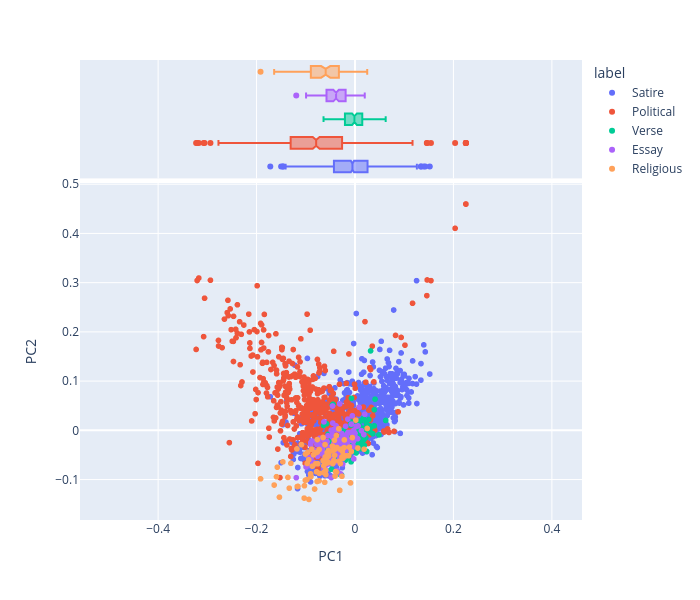

Write notebook code for a chart like this one.
### Code cell
vis_pcs(DCM_px, 1, 2)

### Figure 1 — Plotly figure (JSON) as saved in the notebook; plotly's stock layout.template omitted (floating-point values rounded to 4 significant figures; data arrays with more than 128 entries replaced by an {"elided": "..."} marker saying what was removed)
{"data": [{"hovertemplate": "<b>%{hovertext}</b><br><br>label=Satire<br>PC1=%{x}<br>PC2=%{y}<extra></extra>", "hovertext": {"elided": "1070 str values"}, "legendgroup": "Satire", "marker": {"color": "#636efa", "symbol": "circle"}, "mode": "markers", "name": "Satire", "showlegend": true, "type": "scattergl", "x": {"elided": "1070 float values"}, "xaxis": "x", "y": {"elided": "1070 float values"}, "yaxis": "y"}, {"alignmentgroup": "True", "hovertemplate": "<b>%{hovertext}</b><br><br>label=Satire<br>PC1=%{x}<extra></extra>", "hovertext": {"elided": "1070 str values"}, "legendgroup": "Satire", "marker": {"color": "#636efa", "symbol": "circle"}, "name": "Satire", "notched": true, "offsetgroup": "Satire", "showlegend": false, "type": "box", "x": {"elided": "1070 float values"}, "xaxis": "x2", "yaxis": "y2"}, {"hovertemplate": "<b>%{hovertext}</b><br><br>label=Political<br>PC1=%{x}<br>PC2=%{y}<extra></extra>", "hovertext": {"elided": "557 str values"}, "legendgroup": "Political", "marker": {"color": "#EF553B", "symbol": "circle"}, "mode": "markers", "name": "Political", "showlegend": true, "type": "scattergl", "x": {"elided": "557 float values"}, "xaxis": "x", "y": {"elided": "557 float values"}, "yaxis": "y"}, {"alignmentgroup": "True", "hovertemplate": "<b>%{hovertext}</b><br><br>label=Political<br>PC1=%{x}<extra></extra>", "hovertext": {"elided": "557 str values"}, "legendgroup": "Political", "marker": {"color": "#EF553B", "symbol": "circle"}, "name": "Political", "notched": true, "offsetgroup": "Political", "showlegend": false, "type": "box", "x": {"elided": "557 float values"}, "xaxis": "x2", "yaxis": "y2"}, {"hovertemplate": "<b>%{hovertext}</b><br><br>label=Verse<br>PC1=%{x}<br>PC2=%{y}<extra></extra>", "hovertext": ["Baucis and Philemon", "Baucis and Philemon", "Baucis and Philemon", "Baucis and Philemon", "Baucis and Philemon", "Baucis and Philemon", "Baucis and Philemon", "Baucis and Philemon", "Baucis and Philemon", "Baucis and Philemon", "Baucis and Philemon", "Baucis and Philemon", "Baucis and Philemon", "Baucis and Philemon", "Baucis and Philemon", "Baucis and Philemon", "Baucis and Philemon", "Baucis and Philemon", "Cadenus and Vanessa", "Cadenus and Vanessa", "Cadenus and Vanessa", "Cadenus and Vanessa", "Cadenus and Vanessa", "Cadenus and Vanessa", "Cadenus and Vanessa", "Cadenus and Vanessa", "Cadenus and Vanessa", "Cadenus and Vanessa", "Cadenus and Vanessa", "Cadenus and Vanessa", "Cadenus and Vanessa", "Cadenus and Vanessa", "Cadenus and Vanessa", "Cadenus and Vanessa", "Cadenus and Vanessa", "Cadenus and Vanessa", "Cadenus and Vanessa", "Cadenus and Vanessa", "Cadenus and Vanessa", "Cadenus and Vanessa", "Cadenus and Vanessa", "Cadenus and Vanessa", "Cadenus and Vanessa", "Cadenus and Vanessa", "Cadenus and Vanessa", "Cadenus and Vanessa", "Cadenus and Vanessa", "Cadenus and Vanessa", "Cadenus and Vanessa", "Cadenus and Vanessa", "Cadenus and Vanessa", "Cadenus and Vanessa", "Cadenus and Vanessa", "Cadenus and Vanessa", "Cadenus and Vanessa", "Cadenus and Vanessa", "Cadenus and Vanessa", "Cadenus and Vanessa", "Cadenus and Vanessa", "Cadenus and Vanessa", "Cadenus and Vanessa", "Cadenus and Vanessa", "Cadenus and Vanessa", "Cadenus and Vanessa", "Cadenus and Vanessa", "Cadenus and Vanessa", "The Logicians Refuted", "The Puppet Show", "The Puppet Show", "The Puppet Show", "The Puppet Show", "The Puppet Show", "The Puppet Show", "The Puppet Show", "The Puppet Show", "The Puppet Show", "The Puppet Show", "The Puppet Show", "The Puppet Show", "The Puppet Show", "The Puppet Show", "The Puppet Show", "The Puppet Show", "The Puppet Show", "The Puppet Show", "Stella's Birthday, 1718", "Stella's Birthday, 1718", "Stella's Birthday, 1720", "Stella's Birthday, 1720", "Stella's Birthday, 1720", "Stella's Birthday, 1720", "Stella's Birthday, 1722", "Stella's Birthday, 1722", "Stella's Birthday, 1722", "Stella's Birthday, 1722", "Stella's Birthday, 1722", "Stella's Birthday, 1722", "Stella's Birthday, 1722", "Stella's Birthday, 1722", "Stella's Birthday, 1722", "Stella's Birthday, 1722", "Stella's Birthday, 1724", "Stella's Birthday, 1724", "Stella's Birthday, 1724", "Stella's Birthday, 1724", "Stella's Birthday, March 13, 1726", "Stella's Birthday, March 13, 1726", "Stella's Birthday, March 13, 1726", "Stella's Birthday, March 13, 1726", "Stella's Birthday, March 13, 1726", "Stella's Birthday, March 13, 1726", "Stella's Birthday, March 13, 1726", "To Stella, Visiting me in my sickness", "To Stella, Visiting me in my sickness", "To Stella, Visiting me in my sickness", "To Stella, Visiting me in my sickness", "To Stella, Visiting me in my sickness", "To Stella, Visiting me in my sickness", "To Stella, Visiting me in my sickness", "To Stella, Visiting me in my sickness", "To Stella, Visiting me in my sickness", "To Stella, Visiting me in my sickness", "To Stella, Visiting me in my sickness", "To Stella, Visiting me in my sickness", "To Stella, Visiting me in my sickness", "To Stella, Visiting me in my sickness"], "legendgroup": "Verse", "marker": {"color": "#00cc96", "symbol": "circle"}, "mode": "markers", "name": "Verse", "showlegend": true, "type": "scattergl", "x": [0.002107, -0.0003679, 0.01219, 0.02351, 0.03262, 0.01816, 0.01516, 0.02996, 0.01543, 0.02431, 0.03165, -0.007919, 0.004182, 0.01773, 0.01967, -0.03571, 0.01479, 0.03615, 0.04074, 0.009666, -0.01724, -0.009984, -0.02043, -0.009358, -0.002782, -0.008884, 0.02803, -0.01301, 0.01049, -0.04755, 0.01822, -0.002002, -1.217e-06, -0.0007607, -0.01439, 0.02194, -0.05822, -0.02966, 0.006878, 0.03922, -0.04451, 0.06234, 0.0231, 0.01911, -0.01257, -0.007987, 0.007887, 0.02387, -0.04125, 0.01795, 0.003519, 0.01189, 0.003658, -0.01105, -0.03407, -0.01327, -0.02734, 0.0185, -0.03128, 0.002152, -0.02622, -0.03751, 0.008504, -0.03091, -0.01209, 0.03931, -0.04295, -0.02504, -0.04592, 0.004252, 0.01273, -0.01325, -0.005318, -0.001326, -0.01281, -0.06394, -0.05459, 0.01186, 0.004978, -0.01947, 0.0006171, -0.04606, -0.01052, -0.05782, -0.01456, 0.01132, 0.0002378, -0.03202, -0.01698, 0.01709, -0.01659, 0.01758, 0.03103, 0.007046, -0.001997, 0.01695, 0.0002281, 0.009829, -0.005679, -0.04447, 0.006472, 0.007114, -0.03976, 0.01607, -0.01963, -0.02783, -0.004195, -0.02672, -0.0074, -0.0401, -0.02756, -0.04457, 0.01211, 0.01883, -0.02416, -0.008902, -0.0229, -0.04821, -0.009814, -0.04635, 0.022, 0.002431, 0.0101, 0.04865, 0.002556, -0.007129], "xaxis": "x", "y": [-0.01668, -0.003709, 0.01952, 0.006454, 0.006637, -0.0004749, -0.002666, 0.009326, 0.003166, 0.01002, 0.1618, -0.03559, -0.003383, -0.003725, 0.0006874, -0.02142, -0.0166, -0.006777, 0.06355, 0.0005253, -0.01786, -0.02588, -0.04996, 0.01059, -0.02128, 0.0179, 0.02225, -0.03617, -0.01615, -0.07905, -0.01704, -0.0157, -0.01581, -0.01611, -0.04671, -0.0005934, -0.03939, -0.08981, -0.02164, 0.009451, -0.05343, 0.02037, 0.01548, 0.004746, -0.04803, -0.06389, -0.02179, -0.04274, -0.04296, -0.01908, 0.006065, -0.03699, -0.0212, -0.05478, -0.03736, -0.05147, -0.09051, -0.009431, -0.04211, -0.04583, -0.05098, -0.05247, -0.02203, -0.01713, -0.01907, 0.04208, -0.04716, -0.05232, 0.05175, -0.02819, -0.01877, -0.05521, -0.02552, -0.005275, -0.0325, 0.01023, -0.007672, -0.01024, -0.01012, -0.05538, -0.03653, -0.03378, -0.0244, 0.01367, -0.04384, -0.01512, -0.02608, 0.001899, -0.02339, -0.009715, -0.03713, -0.002543, -0.003263, 0.01582, -0.01287, 0.02469, 0.004211, 0.007887, -0.02052, 0.05329, 0.007267, -0.006144, -0.06255, -0.02876, -0.06066, -0.01304, -0.01892, -0.04508, -0.01511, -0.03023, -0.04887, -0.02226, 0.0008061, -0.03032, -0.04557, -0.02551, 0.0004366, -0.01573, -0.0415, -0.02476, -0.01479, -0.03676, -0.03259, -0.009132, 0.01793, 0.06536], "yaxis": "y"}, {"alignmentgroup": "True", "hovertemplate": "<b>%{hovertext}</b><br><br>label=Verse<br>PC1=%{x}<extra></extra>", "hovertext": ["Baucis and Philemon", "Baucis and Philemon", "Baucis and Philemon", "Baucis and Philemon", "Baucis and Philemon", "Baucis and Philemon", "Baucis and Philemon", "Baucis and Philemon", "Baucis and Philemon", "Baucis and Philemon", "Baucis and Philemon", "Baucis and Philemon", "Baucis and Philemon", "Baucis and Philemon", "Baucis and Philemon", "Baucis and Philemon", "Baucis and Philemon", "Baucis and Philemon", "Cadenus and Vanessa", "Cadenus and Vanessa", "Cadenus and Vanessa", "Cadenus and Vanessa", "Cadenus and Vanessa", "Cadenus and Vanessa", "Cadenus and Vanessa", "Cadenus and Vanessa", "Cadenus and Vanessa", "Cadenus and Vanessa", "Cadenus and Vanessa", "Cadenus and Vanessa", "Cadenus and Vanessa", "Cadenus and Vanessa", "Cadenus and Vanessa", "Cadenus and Vanessa", "Cadenus and Vanessa", "Cadenus and Vanessa", "Cadenus and Vanessa", "Cadenus and Vanessa", "Cadenus and Vanessa", "Cadenus and Vanessa", "Cadenus and Vanessa", "Cadenus and Vanessa", "Cadenus and Vanessa", "Cadenus and Vanessa", "Cadenus and Vanessa", "Cadenus and Vanessa", "Cadenus and Vanessa", "Cadenus and Vanessa", "Cadenus and Vanessa", "Cadenus and Vanessa", "Cadenus and Vanessa", "Cadenus and Vanessa", "Cadenus and Vanessa", "Cadenus and Vanessa", "Cadenus and Vanessa", "Cadenus and Vanessa", "Cadenus and Vanessa", "Cadenus and Vanessa", "Cadenus and Vanessa", "Cadenus and Vanessa", "Cadenus and Vanessa", "Cadenus and Vanessa", "Cadenus and Vanessa", "Cadenus and Vanessa", "Cadenus and Vanessa", "Cadenus and Vanessa", "The Logicians Refuted", "The Puppet Show", "The Puppet Show", "The Puppet Show", "The Puppet Show", "The Puppet Show", "The Puppet Show", "The Puppet Show", "The Puppet Show", "The Puppet Show", "The Puppet Show", "The Puppet Show", "The Puppet Show", "The Puppet Show", "The Puppet Show", "The Puppet Show", "The Puppet Show", "The Puppet Show", "The Puppet Show", "Stella's Birthday, 1718", "Stella's Birthday, 1718", "Stella's Birthday, 1720", "Stella's Birthday, 1720", "Stella's Birthday, 1720", "Stella's Birthday, 1720", "Stella's Birthday, 1722", "Stella's Birthday, 1722", "Stella's Birthday, 1722", "Stella's Birthday, 1722", "Stella's Birthday, 1722", "Stella's Birthday, 1722", "Stella's Birthday, 1722", "Stella's Birthday, 1722", "Stella's Birthday, 1722", "Stella's Birthday, 1722", "Stella's Birthday, 1724", "Stella's Birthday, 1724", "Stella's Birthday, 1724", "Stella's Birthday, 1724", "Stella's Birthday, March 13, 1726", "Stella's Birthday, March 13, 1726", "Stella's Birthday, March 13, 1726", "Stella's Birthday, March 13, 1726", "Stella's Birthday, March 13, 1726", "Stella's Birthday, March 13, 1726", "Stella's Birthday, March 13, 1726", "To Stella, Visiting me in my sickness", "To Stella, Visiting me in my sickness", "To Stella, Visiting me in my sickness", "To Stella, Visiting me in my sickness", "To Stella, Visiting me in my sickness", "To Stella, Visiting me in my sickness", "To Stella, Visiting me in my sickness", "To Stella, Visiting me in my sickness", "To Stella, Visiting me in my sickness", "To Stella, Visiting me in my sickness", "To Stella, Visiting me in my sickness", "To Stella, Visiting me in my sickness", "To Stella, Visiting me in my sickness", "To Stella, Visiting me in my sickness"], "legendgroup": "Verse", "marker": {"color": "#00cc96", "symbol": "circle"}, "name": "Verse", "notched": true, "offsetgroup": "Verse", "showlegend": false, "type": "box", "x": [0.002107, -0.0003679, 0.01219, 0.02351, 0.03262, 0.01816, 0.01516, 0.02996, 0.01543, 0.02431, 0.03165, -0.007919, 0.004182, 0.01773, 0.01967, -0.03571, 0.01479, 0.03615, 0.04074, 0.009666, -0.01724, -0.009984, -0.02043, -0.009358, -0.002782, -0.008884, 0.02803, -0.01301, 0.01049, -0.04755, 0.01822, -0.002002, -1.217e-06, -0.0007607, -0.01439, 0.02194, -0.05822, -0.02966, 0.006878, 0.03922, -0.04451, 0.06234, 0.0231, 0.01911, -0.01257, -0.007987, 0.007887, 0.02387, -0.04125, 0.01795, 0.003519, 0.01189, 0.003658, -0.01105, -0.03407, -0.01327, -0.02734, 0.0185, -0.03128, 0.002152, -0.02622, -0.03751, 0.008504, -0.03091, -0.01209, 0.03931, -0.04295, -0.02504, -0.04592, 0.004252, 0.01273, -0.01325, -0.005318, -0.001326, -0.01281, -0.06394, -0.05459, 0.01186, 0.004978, -0.01947, 0.0006171, -0.04606, -0.01052, -0.05782, -0.01456, 0.01132, 0.0002378, -0.03202, -0.01698, 0.01709, -0.01659, 0.01758, 0.03103, 0.007046, -0.001997, 0.01695, 0.0002281, 0.009829, -0.005679, -0.04447, 0.006472, 0.007114, -0.03976, 0.01607, -0.01963, -0.02783, -0.004195, -0.02672, -0.0074, -0.0401, -0.02756, -0.04457, 0.01211, 0.01883, -0.02416, -0.008902, -0.0229, -0.04821, -0.009814, -0.04635, 0.022, 0.002431, 0.0101, 0.04865, 0.002556, -0.007129], "xaxis": "x2", "yaxis": "y2"}, {"hovertemplate": "<b>%{hovertext}</b><br><br>label=Essay<br>PC1=%{x}<br>PC2=%{y}<extra></extra>", "hovertext": ["Hints Towards an Essay on Conversation", "Hints Towards an Essay on Conversation", "Hints Towards an Essay on Conversation", "Hints Towards an Essay on Conversation", "Hints Towards an Essay on Conversation", "Hints Towards an Essay on Conversation", "Hints Towards an Essay on Conversation", "Hints Towards an Essay on Conversation", "Hints Towards an Essay on Conversation", "Hints Towards an Essay on Conversation", "Hints Towards an Essay on Conversation", "Hints Towards an Essay on Conversation", "Hints Towards an Essay on Conversation", "Hints Towards an Essay on Conversation", "Hints Towards an Essay on Conversation", "Hints Towards an Essay on Conversation", "Hints Towards an Essay on Conversation", "Hints Towards an Essay on Conversation", "Hints Towards an Essay on Conversation", "Hints Towards an Essay on Conversation", "Hints Towards an Essay on Conversation", "Hints Towards an Essay on Conversation", "Hints Towards an Essay on Conversation", "Thoughts on Various Subjects", "Thoughts on Various Subjects", "Thoughts on Various Subjects", "Thoughts on Various Subjects", "Thoughts on Various Subjects", "Thoughts on Various Subjects", "Thoughts on Various Subjects", "Thoughts on Various Subjects", "Thoughts on Various Subjects", "Thoughts on Various Subjects", "Thoughts on Various Subjects", "Thoughts on Various Subjects", "Thoughts on Various Subjects", "Thoughts on Various Subjects", "Thoughts on Various Subjects", "Thoughts on Various Subjects", "Thoughts on Various Subjects", "Thoughts on Various Subjects", "Thoughts on Various Subjects", "Thoughts on Various Subjects", "Thoughts on Various Subjects", "Thoughts on Various Subjects", "Thoughts on Various Subjects", "Thoughts on Various Subjects", "Thoughts on Various Subjects", "Thoughts on Various Subjects", "Thoughts on Various Subjects", "Thoughts on Various Subjects", "Thoughts on Various Subjects", "Thoughts on Various Subjects", "Thoughts on Various Subjects", "Thoughts on Various Subjects", "Thoughts on Various Subjects", "Thoughts on Various Subjects", "Thoughts on Various Subjects", "Thoughts on Various Subjects", "Thoughts on Various Subjects", "Thoughts on Various Subjects", "Thoughts on Various Subjects", "Thoughts on Various Subjects", "Thoughts on Various Subjects", "Thoughts on Various Subjects", "Thoughts on Various Subjects", "Thoughts on Various Subjects", "Thoughts on Various Subjects", "Thoughts on Various Subjects", "Thoughts on Various Subjects", "Thoughts on Various Subjects", "Thoughts on Various Subjects", "Thoughts on Various Subjects", "Thoughts on Various Subjects", "Thoughts on Various Subjects", "Thoughts on Various Subjects", "Thoughts on Various Subjects", "Thoughts on Various Subjects", "Thoughts on Various Subjects", "Thoughts on Various Subjects", "Thoughts on Various Subjects", "Thoughts on Various Subjects", "Thoughts on Various Subjects", "Thoughts on Various Subjects", "Thoughts on Various Subjects", "Thoughts on Various Subjects", "Thoughts on Various Subjects", "Thoughts on Various Subjects", "Thoughts on Various Subjects", "Thoughts on Various Subjects", "Thoughts on Various Subjects", "Thoughts on Various Subjects", "Thoughts on Various Subjects", "Thoughts on Various Subjects", "Thoughts on Various Subjects", "Thoughts on Various Subjects", "Thoughts on Various Subjects", "Thoughts on Various Subjects", "Thoughts on Various Subjects", "Thoughts on Various Subjects", "Thoughts on Various Subjects", "Thoughts on Various Subjects", "Thoughts on Various Subjects", "Thoughts on Various Subjects", "Thoughts on Various Subjects", "Thoughts on Various Subjects", "Thoughts on Various Subjects", "Thoughts on Various Subjects", "Thoughts on Various Subjects", "Thoughts on Various Subjects", "Thoughts on Various Subjects", "Thoughts on Various Subjects", "Thoughts on Various Subjects", "Thoughts on Various Subjects", "Thoughts on Various Subjects", "Thoughts on Various Subjects", "Thoughts on Various Subjects", "Thoughts on Various Subjects"], "legendgroup": "Essay", "marker": {"color": "#ab63fa", "symbol": "circle"}, "mode": "markers", "name": "Essay", "showlegend": true, "type": "scattergl", "x": [-0.04045, -0.1193, -0.06981, -0.03134, -0.05681, -0.09395, -0.07306, 0.01803, -0.0003192, -0.05831, -0.04475, -0.08982, -0.04909, -0.05496, -0.05374, -0.04422, -0.0774, -0.07593, -0.0994, -0.05823, -0.05553, -0.08453, -0.04844, -0.08973, -0.02906, -0.03339, -0.03813, -0.03844, -0.01573, -0.03847, -0.02641, -0.009313, -0.002009, -0.01456, -0.03282, -0.02145, -0.04602, -0.06313, -0.05029, 4.044e-05, -0.03519, -0.0451, -0.06348, -0.002616, -0.02222, -0.06343, -0.01608, -0.0272, -0.0028, -0.04816, -0.08706, -0.01681, -0.07393, -0.005381, -0.02242, -0.0499, -0.01902, -0.01986, 0.01311, -0.04261, -0.0247, 0.005267, -0.03007, -0.03616, -0.02239, -0.07323, -0.05324, -0.06713, -0.06574, -0.05529, -0.01427, -0.06296, -0.002412, -0.07158, -0.005388, -0.08882, 0.002554, -0.04295, -0.04599, -0.05066, -0.06307, -0.08513, -0.0291, -0.09213, -0.05629, -0.02436, -0.02437, -0.01921, -0.03099, -0.03503, -0.03198, -0.0457, -0.03582, -0.0624, -0.05789, -0.06875, 0.00622, -0.03141, -0.0458, -0.04224, -0.04665, -0.02889, 0.008504, -0.007788, -0.01729, -0.01037, -0.01537, -0.003066, -0.03178, -0.004497, -0.04046, 0.002292, 0.01983, -0.02486, -0.03842, -0.06379, -0.04561, -0.007217], "xaxis": "x", "y": [-0.01254, -0.0962, -0.03788, -0.05622, -0.02273, -0.05526, -0.04729, -0.008465, -0.01452, -0.05303, -0.03398, -0.02898, -0.03792, -0.01085, -0.03416, 0.001278, -0.02836, -0.05252, -0.07429, -0.0704, -0.06264, -0.0392, 0.0004441, -0.02462, -0.03755, -0.04639, -0.02224, 0.009307, -0.03757, 0.001304, -0.006621, -0.003988, -0.03341, 0.023, -0.02672, -0.02141, -0.0437, -0.05943, -0.06731, -0.005748, -0.0249, 0.01494, -0.04625, -0.008602, -0.05462, -0.04732, -0.01809, -0.02707, 2.469e-05, -0.09585, -0.0216, -0.01894, -0.02588, -0.00798, -0.03116, -0.06256, 0.008528, -0.01987, -0.0004708, -0.04119, -0.0139, -0.01683, -0.01807, -0.02269, -0.03023, -0.03839, -0.04707, -0.03563, -0.03654, -0.05291, -0.004166, -0.0783, -0.0579, -0.01598, 0.02979, -0.05451, 0.00839, -0.02584, -0.05651, -0.05648, 0.01745, -0.0646, -0.02232, -0.07126, -0.04864, -0.04359, -0.04816, -0.04725, 0.05396, -0.0823, 0.0005007, -0.01383, -0.0475, -0.05137, -0.06453, -0.02985, 0.00914, -0.05351, -0.00845, -0.04601, -0.01036, -0.08855, 0.04706, -0.03332, -0.01021, -0.01994, -0.02803, -0.02243, -0.04463, -0.007919, -0.04617, -0.01493, 0.03303, -0.06832, -0.06363, -0.01898, 0.04973, 0.01288], "yaxis": "y"}, {"alignmentgroup": "True", "hovertemplate": "<b>%{hovertext}</b><br><br>label=Essay<br>PC1=%{x}<extra></extra>", "hovertext": ["Hints Towards an Essay on Conversation", "Hints Towards an Essay on Conversation", "Hints Towards an Essay on Conversation", "Hints Towards an Essay on Conversation", "Hints Towards an Essay on Conversation", "Hints Towards an Essay on Conversation", "Hints Towards an Essay on Conversation", "Hints Towards an Essay on Conversation", "Hints Towards an Essay on Conversation", "Hints Towards an Essay on Conversation", "Hints Towards an Essay on Conversation", "Hints Towards an Essay on Conversation", "Hints Towards an Essay on Conversation", "Hints Towards an Essay on Conversation", "Hints Towards an Essay on Conversation", "Hints Towards an Essay on Conversation", "Hints Towards an Essay on Conversation", "Hints Towards an Essay on Conversation", "Hints Towards an Essay on Conversation", "Hints Towards an Essay on Conversation", "Hints Towards an Essay on Conversation", "Hints Towards an Essay on Conversation", "Hints Towards an Essay on Conversation", "Thoughts on Various Subjects", "Thoughts on Various Subjects", "Thoughts on Various Subjects", "Thoughts on Various Subjects", "Thoughts on Various Subjects", "Thoughts on Various Subjects", "Thoughts on Various Subjects", "Thoughts on Various Subjects", "Thoughts on Various Subjects", "Thoughts on Various Subjects", "Thoughts on Various Subjects", "Thoughts on Various Subjects", "Thoughts on Various Subjects", "Thoughts on Various Subjects", "Thoughts on Various Subjects", "Thoughts on Various Subjects", "Thoughts on Various Subjects", "Thoughts on Various Subjects", "Thoughts on Various Subjects", "Thoughts on Various Subjects", "Thoughts on Various Subjects", "Thoughts on Various Subjects", "Thoughts on Various Subjects", "Thoughts on Various Subjects", "Thoughts on Various Subjects", "Thoughts on Various Subjects", "Thoughts on Various Subjects", "Thoughts on Various Subjects", "Thoughts on Various Subjects", "Thoughts on Various Subjects", "Thoughts on Various Subjects", "Thoughts on Various Subjects", "Thoughts on Various Subjects", "Thoughts on Various Subjects", "Thoughts on Various Subjects", "Thoughts on Various Subjects", "Thoughts on Various Subjects", "Thoughts on Various Subjects", "Thoughts on Various Subjects", "Thoughts on Various Subjects", "Thoughts on Various Subjects", "Thoughts on Various Subjects", "Thoughts on Various Subjects", "Thoughts on Various Subjects", "Thoughts on Various Subjects", "Thoughts on Various Subjects", "Thoughts on Various Subjects", "Thoughts on Various Subjects", "Thoughts on Various Subjects", "Thoughts on Various Subjects", "Thoughts on Various Subjects", "Thoughts on Various Subjects", "Thoughts on Various Subjects", "Thoughts on Various Subjects", "Thoughts on Various Subjects", "Thoughts on Various Subjects", "Thoughts on Various Subjects", "Thoughts on Various Subjects", "Thoughts on Various Subjects", "Thoughts on Various Subjects", "Thoughts on Various Subjects", "Thoughts on Various Subjects", "Thoughts on Various Subjects", "Thoughts on Various Subjects", "Thoughts on Various Subjects", "Thoughts on Various Subjects", "Thoughts on Various Subjects", "Thoughts on Various Subjects", "Thoughts on Various Subjects", "Thoughts on Various Subjects", "Thoughts on Various Subjects", "Thoughts on Various Subjects", "Thoughts on Various Subjects", "Thoughts on Various Subjects", "Thoughts on Various Subjects", "Thoughts on Various Subjects", "Thoughts on Various Subjects", "Thoughts on Various Subjects", "Thoughts on Various Subjects", "Thoughts on Various Subjects", "Thoughts on Various Subjects", "Thoughts on Various Subjects", "Thoughts on Various Subjects", "Thoughts on Various Subjects", "Thoughts on Various Subjects", "Thoughts on Various Subjects", "Thoughts on Various Subjects", "Thoughts on Various Subjects", "Thoughts on Various Subjects", "Thoughts on Various Subjects", "Thoughts on Various Subjects", "Thoughts on Various Subjects", "Thoughts on Various Subjects", "Thoughts on Various Subjects", "Thoughts on Various Subjects"], "legendgroup": "Essay", "marker": {"color": "#ab63fa", "symbol": "circle"}, "name": "Essay", "notched": true, "offsetgroup": "Essay", "showlegend": false, "type": "box", "x": [-0.04045, -0.1193, -0.06981, -0.03134, -0.05681, -0.09395, -0.07306, 0.01803, -0.0003192, -0.05831, -0.04475, -0.08982, -0.04909, -0.05496, -0.05374, -0.04422, -0.0774, -0.07593, -0.0994, -0.05823, -0.05553, -0.08453, -0.04844, -0.08973, -0.02906, -0.03339, -0.03813, -0.03844, -0.01573, -0.03847, -0.02641, -0.009313, -0.002009, -0.01456, -0.03282, -0.02145, -0.04602, -0.06313, -0.05029, 4.044e-05, -0.03519, -0.0451, -0.06348, -0.002616, -0.02222, -0.06343, -0.01608, -0.0272, -0.0028, -0.04816, -0.08706, -0.01681, -0.07393, -0.005381, -0.02242, -0.0499, -0.01902, -0.01986, 0.01311, -0.04261, -0.0247, 0.005267, -0.03007, -0.03616, -0.02239, -0.07323, -0.05324, -0.06713, -0.06574, -0.05529, -0.01427, -0.06296, -0.002412, -0.07158, -0.005388, -0.08882, 0.002554, -0.04295, -0.04599, -0.05066, -0.06307, -0.08513, -0.0291, -0.09213, -0.05629, -0.02436, -0.02437, -0.01921, -0.03099, -0.03503, -0.03198, -0.0457, -0.03582, -0.0624, -0.05789, -0.06875, 0.00622, -0.03141, -0.0458, -0.04224, -0.04665, -0.02889, 0.008504, -0.007788, -0.01729, -0.01037, -0.01537, -0.003066, -0.03178, -0.004497, -0.04046, 0.002292, 0.01983, -0.02486, -0.03842, -0.06379, -0.04561, -0.007217], "xaxis": "x2", "yaxis": "y2"}, {"hovertemplate": "<b>%{hovertext}</b><br><br>label=Religious<br>PC1=%{x}<br>PC2=%{y}<extra></extra>", "hovertext": ["First Prayer for Stella", "Second Prayer for Stella (Oct 17, 1727)", "Third Prayer for Stella (Nov 6, 1727)", "On Mutual Subjection", "On Mutual Subjection", "On Mutual Subjection", "On Mutual Subjection", "On Mutual Subjection", "On Mutual Subjection", "On Mutual Subjection", "On Mutual Subjection", "On Mutual Subjection", "On Mutual Subjection", "On Mutual Subjection", "On Mutual Subjection", "On Mutual Subjection", "On Mutual Subjection", "On Mutual Subjection", "On Mutual Subjection", "On Mutual Subjection", "On Mutual Subjection", "On Mutual Subjection", "On Sleeping in Church", "On Sleeping in Church", "On Sleeping in Church", "On Sleeping in Church", "On Sleeping in Church", "On Sleeping in Church", "On Sleeping in Church", "On Sleeping in Church", "On Sleeping in Church", "On Sleeping in Church", "On Sleeping in Church", "On Sleeping in Church", "On Sleeping in Church", "On Sleeping in Church", "On Sleeping in Church", "On Sleeping in Church", "On Sleeping in Church", "On Sleeping in Church", "On Sleeping in Church", "On Sleeping in Church", "On Sleeping in Church", "On Sleeping in Church", "On Sleeping in Church", "On Sleeping in Church", "On Sleeping in Church", "On Sleeping in Church", "On Sleeping in Church", "On Sleeping in Church", "On Sleeping in Church", "On the Wisdom of This World", "On the Wisdom of This World", "On the Wisdom of This World", "On the Wisdom of This World", "On the Wisdom of This World", "On the Wisdom of This World", "On the Wisdom of This World", "On the Wisdom of This World", "On the Wisdom of This World", "On the Wisdom of This World", "On the Wisdom of This World", "On the Wisdom of This World", "On the Wisdom of This World", "On the Wisdom of This World", "On the Wisdom of This World", "On the Wisdom of This World", "On the Wisdom of This World", "On the Wisdom of This World", "On the Wisdom of This World", "On the Wisdom of This World", "On the Wisdom of This World", "On the Wisdom of This World", "On the Wisdom of This World", "On the Wisdom of This World", "On the Wisdom of This World", "On the Wisdom of This World", "On the Wisdom of This World", "On the Wisdom of This World", "On the Wisdom of This World", "On the Wisdom of This World", "On the Wisdom of This World", "On the Wisdom of This World", "On the Wisdom of This World", "On the Wisdom of This World", "On the Wisdom of This World", "On the Wisdom of This World", "On the Wisdom of This World", "On the Wisdom of This World", "On the Wisdom of This World", "On the Wisdom of This World", "On the Wisdom of This World", "On the Wisdom of This World"], "legendgroup": "Religious", "marker": {"color": "#FFA15A", "symbol": "circle"}, "mode": "markers", "name": "Religious", "showlegend": true, "type": "scattergl", "x": [-0.05918, -0.09028, -0.06386, 0.001639, -0.03302, -0.08795, -0.1302, -0.1919, -0.07664, -0.1579, -0.007407, -0.1465, -0.06043, -0.06089, -0.09406, -0.1595, -0.1363, -0.1179, -0.1643, -0.1009, -0.09584, -0.04096, 0.01846, 0.02484, -0.05662, -0.0895, -0.07691, -0.04051, -0.04303, -0.04578, -0.0821, -0.03762, -0.01157, -0.05387, -0.03744, -0.04491, -0.02654, -0.02544, -0.06343, -0.1158, -0.02353, -0.1535, -0.05787, -0.07566, -0.03186, -0.005356, -0.08644, -0.07814, -0.1006, -0.07904, -0.06489, -0.01292, -0.1032, -0.1335, -0.03949, -0.0528, -0.1174, -0.03102, -0.02467, -0.04176, -0.09357, -0.03102, -0.07262, -0.05963, -0.05533, -0.07977, -0.02646, -0.04517, -0.07286, -0.04142, -0.009118, -0.03683, -0.05423, -0.05953, -0.08423, -0.022, -0.05856, -0.07297, -0.02967, 0.0058, -0.01892, -0.02163, -0.02995, -0.09752, -0.09718, -0.1087, -0.02562, -0.06153, -0.0766, -0.06478, -0.0536, -0.1027, -0.04179], "xaxis": "x", "y": [-0.08994, -0.08834, -0.08573, 0.021, 0.003474, -0.03821, -0.06687, -0.09849, -0.04408, -0.07477, -0.04297, -0.06393, -0.05389, -0.02878, -0.05959, -0.09413, -0.09553, -0.03757, -0.1112, -0.1014, -0.04421, -0.03826, -0.0382, 0.004044, -0.04486, -0.094, -0.1038, -0.09275, -0.06088, -0.03181, -0.1192, -0.01036, -0.03409, -0.04087, -0.08478, -0.04052, -0.09325, -0.03742, -0.07187, -0.1139, -0.05253, -0.1358, -0.05648, -0.06779, -0.06262, -0.01455, -0.07274, -0.08413, -0.04804, -0.04502, -0.01436, -0.05146, -0.1377, -0.1175, -0.08364, -0.04563, -0.1142, -0.1219, -0.05673, -0.06234, -0.1404, -0.1219, -0.08722, -0.08137, -0.06568, -0.06759, -0.0539, -0.06751, -0.03883, -0.05046, -0.1067, -0.03471, -0.06497, -0.05668, -0.04965, -0.03494, -0.06672, -0.1026, -0.06728, -0.03586, -0.05154, -0.01927, -0.03844, -0.09996, -0.06717, -0.02887, -0.04251, -0.1055, -0.01868, -0.06162, -0.05217, -0.1125, -0.01997], "yaxis": "y"}, {"alignmentgroup": "True", "hovertemplate": "<b>%{hovertext}</b><br><br>label=Religious<br>PC1=%{x}<extra></extra>", "hovertext": ["First Prayer for Stella", "Second Prayer for Stella (Oct 17, 1727)", "Third Prayer for Stella (Nov 6, 1727)", "On Mutual Subjection", "On Mutual Subjection", "On Mutual Subjection", "On Mutual Subjection", "On Mutual Subjection", "On Mutual Subjection", "On Mutual Subjection", "On Mutual Subjection", "On Mutual Subjection", "On Mutual Subjection", "On Mutual Subjection", "On Mutual Subjection", "On Mutual Subjection", "On Mutual Subjection", "On Mutual Subjection", "On Mutual Subjection", "On Mutual Subjection", "On Mutual Subjection", "On Mutual Subjection", "On Sleeping in Church", "On Sleeping in Church", "On Sleeping in Church", "On Sleeping in Church", "On Sleeping in Church", "On Sleeping in Church", "On Sleeping in Church", "On Sleeping in Church", "On Sleeping in Church", "On Sleeping in Church", "On Sleeping in Church", "On Sleeping in Church", "On Sleeping in Church", "On Sleeping in Church", "On Sleeping in Church", "On Sleeping in Church", "On Sleeping in Church", "On Sleeping in Church", "On Sleeping in Church", "On Sleeping in Church", "On Sleeping in Church", "On Sleeping in Church", "On Sleeping in Church", "On Sleeping in Church", "On Sleeping in Church", "On Sleeping in Church", "On Sleeping in Church", "On Sleeping in Church", "On Sleeping in Church", "On the Wisdom of This World", "On the Wisdom of This World", "On the Wisdom of This World", "On the Wisdom of This World", "On the Wisdom of This World", "On the Wisdom of This World", "On the Wisdom of This World", "On the Wisdom of This World", "On the Wisdom of This World", "On the Wisdom of This World", "On the Wisdom of This World", "On the Wisdom of This World", "On the Wisdom of This World", "On the Wisdom of This World", "On the Wisdom of This World", "On the Wisdom of This World", "On the Wisdom of This World", "On the Wisdom of This World", "On the Wisdom of This World", "On the Wisdom of This World", "On the Wisdom of This World", "On the Wisdom of This World", "On the Wisdom of This World", "On the Wisdom of This World", "On the Wisdom of This World", "On the Wisdom of This World", "On the Wisdom of This World", "On the Wisdom of This World", "On the Wisdom of This World", "On the Wisdom of This World", "On the Wisdom of This World", "On the Wisdom of This World", "On the Wisdom of This World", "On the Wisdom of This World", "On the Wisdom of This World", "On the Wisdom of This World", "On the Wisdom of This World", "On the Wisdom of This World", "On the Wisdom of This World", "On the Wisdom of This World", "On the Wisdom of This World", "On the Wisdom of This World"], "legendgroup": "Religious", "marker": {"color": "#FFA15A", "symbol": "circle"}, "name": "Religious", "notched": true, "offsetgroup": "Religious", "showlegend": false, "type": "box", "x": [-0.05918, -0.09028, -0.06386, 0.001639, -0.03302, -0.08795, -0.1302, -0.1919, -0.07664, -0.1579, -0.007407, -0.1465, -0.06043, -0.06089, -0.09406, -0.1595, -0.1363, -0.1179, -0.1643, -0.1009, -0.09584, -0.04096, 0.01846, 0.02484, -0.05662, -0.0895, -0.07691, -0.04051, -0.04303, -0.04578, -0.0821, -0.03762, -0.01157, -0.05387, -0.03744, -0.04491, -0.02654, -0.02544, -0.06343, -0.1158, -0.02353, -0.1535, -0.05787, -0.07566, -0.03186, -0.005356, -0.08644, -0.07814, -0.1006, -0.07904, -0.06489, -0.01292, -0.1032, -0.1335, -0.03949, -0.0528, -0.1174, -0.03102, -0.02467, -0.04176, -0.09357, -0.03102, -0.07262, -0.05963, -0.05533, -0.07977, -0.02646, -0.04517, -0.07286, -0.04142, -0.009118, -0.03683, -0.05423, -0.05953, -0.08423, -0.022, -0.05856, -0.07297, -0.02967, 0.0058, -0.01892, -0.02163, -0.02995, -0.09752, -0.09718, -0.1087, -0.02562, -0.06153, -0.0766, -0.06478, -0.0536, -0.1027, -0.04179], "xaxis": "x2", "yaxis": "y2"}], "layout": {"height": 600, "legend": {"title": {"text": "label"}, "tracegroupgap": 0}, "margin": {"t": 60}, "width": 700, "xaxis": {"anchor": "y", "domain": [0, 1], "title": {"text": "PC1"}}, "xaxis2": {"anchor": "y2", "domain": [0, 1], "matches": "x", "showgrid": true, "showticklabels": false}, "yaxis": {"anchor": "x", "domain": [0, 0.7326], "scaleanchor": "x", "scaleratio": 1, "title": {"text": "PC2"}}, "yaxis2": {"anchor": "x2", "domain": [0.7426, 1], "matches": "y2", "scaleanchor": "x", "scaleratio": 1, "showgrid": false, "showline": false, "showticklabels": false, "ticks": ""}}}
